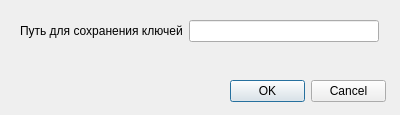
<?xml version="1.0" encoding="UTF-8"?>
<ui version="4.0">
 <class>KeyPathDialog</class>
 <widget class="QDialog" name="KeyPathDialog">
  <property name="geometry">
   <rect>
    <x>0</x>
    <y>0</y>
    <width>400</width>
    <height>115</height>
   </rect>
  </property>
  <property name="windowTitle">
   <string>KeyPathDialog</string>
  </property>
  <widget class="QDialogButtonBox" name="buttonBox">
   <property name="geometry">
    <rect>
     <x>230</x>
     <y>80</y>
     <width>156</width>
     <height>23</height>
    </rect>
   </property>
   <property name="standardButtons">
    <set>QDialogButtonBox::Cancel|QDialogButtonBox::Ok</set>
   </property>
  </widget>
  <widget class="QWidget" name="formLayoutWidget">
   <property name="geometry">
    <rect>
     <x>9</x>
     <y>9</y>
     <width>381</width>
     <height>61</height>
    </rect>
   </property>
   <layout class="QFormLayout" name="formLayout">
    <property name="fieldGrowthPolicy">
     <enum>QFormLayout::AllNonFixedFieldsGrow</enum>
    </property>
    <item row="0" column="0">
     <widget class="QLabel" name="label">
      <property name="text">
       <string>Путь для сохранения ключей</string>
      </property>
     </widget>
    </item>
    <item row="0" column="1">
     <widget class="QLineEdit" name="filePathLineEdit"/>
    </item>
   </layout>
  </widget>
 </widget>
 <layoutdefault spacing="6" margin="11"/>
 <resources/>
 <connections/>
</ui>
